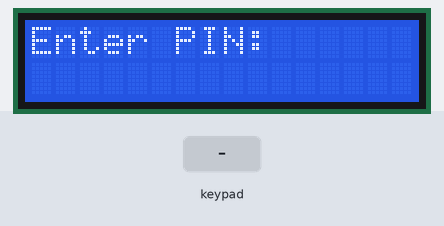
Bench run of a sketch on a simulated ESP8266 (NodeMCU). Parts: 16×2 character LCD. Wiring (inferred from the names in the program): PCF8574 port expander at I2C address 0x20. Wiring (inferred from the signals the program sends): 4×4 keypad with keys 1 2 3 A 4 5 6 B 7 8 9 C * 0 # D: rows Q4, Q5, Q6, Q7; columns Q0, Q1, Q2, Q3. Inputs (shaded band) come from the test bench. What the sketch prints to the serial monitor is not drawn.

Above: at 1.2 s.
1.3 s: keypad keys # 1 2 2 3 D pressed 0.4 s apart
At 3.7 s:
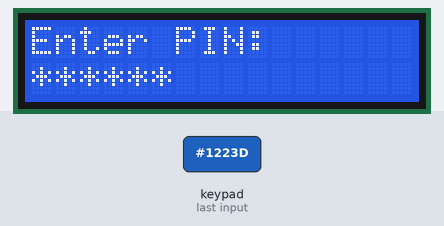
At 4.2 s:
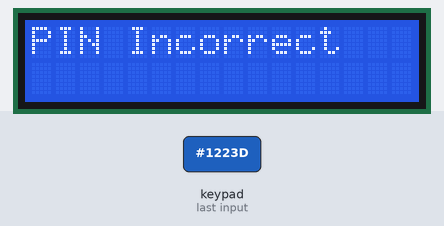
Timing chart, 0 to 5.7 s (numbered marks = the images above; inputs shaded):
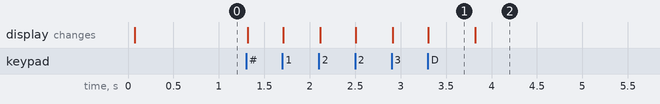

Measured:
- after the input at 1.3 s, the display: first changes at once (image 1 shows a later state)
- what the display in image 1 shows lasts 0.5 s, from 3.3 s to 3.8 s

The sketch:

LCDPLUSKEYPAD.ino
```cpp
#include <Wire.h>
#include <Keypad.h>
#include <PCF8574.h>
#include <LiquidCrystal_I2C.h>

// I2C Addresses
#define PCF8574_ADDR 0x20
#define LCD_ADDR 0x27

// Define I2C Pins for ESP8266
#define SDA_PIN D2
#define SCL_PIN D1

// Initialize PCF8574
PCF8574 pcf8574(PCF8574_ADDR);

// Initialize LCD
LiquidCrystal_I2C lcd(LCD_ADDR, 16, 2);  // 16x2 LCD

// Define the keypad size
const byte ROWS = 4;
const byte COLS = 4;

// Define the keypad layout
char hexaKeys[ROWS][COLS] = {
  {'1', '2', '3', 'A'},
  {'4', '5', '6', 'B'},
  {'7', '8', '9', 'C'},
  {'*', '0', '#', 'D'}
};

// Define PCF8574 pins for rows and columns
byte rowPins[ROWS] = {0, 1, 2, 3};  // PCF8574 pins P0-P3
byte colPins[COLS] = {4, 5, 6, 7};  // PCF8574 pins P4-P7

// Keypad pin emulation using PCF8574
class KeypadPCF8574 : public Keypad {
public:
  KeypadPCF8574(char *userKeymap, byte *row, byte *col, byte numRows, byte numCols)
    : Keypad(userKeymap, row, col, numRows, numCols) {}

protected:
  void pin_mode(byte pinNum, byte mode) override {
    // PCF8574 library doesn't require explicit pin mode setup
  }
  void pin_write(byte pinNum, bool level) override {
    pcf8574.write(pinNum, level);
  }
  int pin_read(byte pinNum) override {
    return pcf8574.read(pinNum);
  }
};

// Instantiate KeypadPCF8574 object
KeypadPCF8574 customKeypad(makeKeymap(hexaKeys), rowPins, colPins, ROWS, COLS);

// Predefined correct PIN
const String correctPin = "#1223D";

// Variables for storing user input
String enteredPin = "";

void setup() {
  Serial.begin(115200);

  // Initialize I2C for ESP8266
  Wire.begin(SDA_PIN, SCL_PIN);

  // Initialize PCF8574
  if (pcf8574.begin()) {
    Serial.println("PCF8574 Initialized!");
  } else {
    Serial.println("Error initializing PCF8574!");
    while (1);  // Halt if there's an error
  }

  // Initialize LCD
  lcd.begin();
  lcd.backlight();
  lcd.setCursor(0, 0);
  lcd.print("Enter PIN:");
}

void loop() {
  char customKey = customKeypad.getKey();

  if (customKey) {
    // Append the entered key to the PIN
    enteredPin += customKey;

    // Display the entered key on the LCD
    lcd.setCursor(enteredPin.length() - 1, 1);  // Display at the corresponding position
    lcd.print("*");  // Show asterisks for security

    // Check if 6 digits have been entered
    if (enteredPin.length() == 6) {
      delay(500);  // Small delay for readability

      // Compare entered PIN with the correct PIN
      lcd.clear();
      if (enteredPin == correctPin) {
        lcd.setCursor(0, 0);
        lcd.print("PIN Correct");
      } else {
        lcd.setCursor(0, 0);
        lcd.print("PIN Incorrect");
      }

      Serial.println(enteredPin == correctPin ? "PIN Correct" : "PIN Incorrect");

      // Clear entered PIN after checking
      enteredPin = "";

      // Reset the prompt
      delay(2000);  // Display result for 2 seconds
      lcd.clear();
      lcd.setCursor(0, 0);
      lcd.print("Enter PIN:");
    }
  }
}
```
